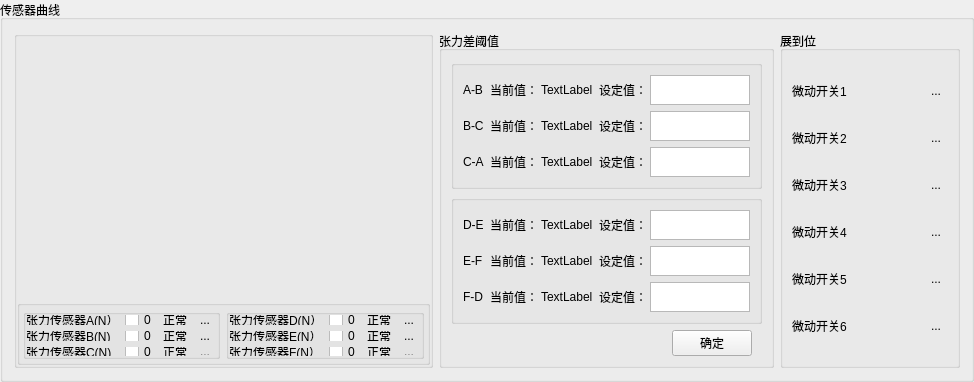
    <widget class="QGroupBox" name="groupBox_4">
     <property name="sizePolicy">
      <sizepolicy hsizetype="Expanding" vsizetype="Expanding">
       <horstretch>0</horstretch>
       <verstretch>0</verstretch>
      </sizepolicy>
     </property>
     <property name="maximumSize">
      <size>
       <width>16777215</width>
       <height>16777215</height>
      </size>
     </property>
     <property name="title">
      <string>传感器曲线</string>
     </property>
     <layout class="QHBoxLayout" name="horizontalLayout_3">
      <item>
       <widget class="QGroupBox" name="groupBox_7">
        <property name="title">
         <string/>
        </property>
        <layout class="QVBoxLayout" name="verticalLayout">
         <property name="leftMargin">
          <number>0</number>
         </property>
         <property name="topMargin">
          <number>0</number>
         </property>
         <property name="rightMargin">
          <number>0</number>
         </property>
         <property name="bottomMargin">
          <number>0</number>
         </property>
         <item>
          <widget class="QtCharts::QChartView" name="SensorGraphChartView" native="true"/>
         </item>
         <item>
          <widget class="QGroupBox" name="groupBox_5">
           <property name="maximumSize">
            <size>
             <width>16777215</width>
             <height>65</height>
            </size>
           </property>
           <property name="title">
            <string/>
           </property>
           <layout class="QHBoxLayout" name="horizontalLayout_4">
            <property name="leftMargin">
             <number>3</number>
            </property>
            <property name="topMargin">
             <number>3</number>
            </property>
            <property name="rightMargin">
             <number>3</number>
            </property>
            <property name="bottomMargin">
             <number>3</number>
            </property>
            <item>
             <widget class="QGroupBox" name="groupBox_11">
              <property name="title">
               <string/>
              </property>
              <layout class="QGridLayout" name="gridLayout">
               <property name="leftMargin">
                <number>0</number>
               </property>
               <property name="topMargin">
                <number>0</number>
               </property>
               <property name="rightMargin">
                <number>0</number>
               </property>
               <property name="bottomMargin">
                <number>0</number>
               </property>
               <property name="spacing">
                <number>6</number>
               </property>
               <item row="0" column="0">
                <widget class="QLabel" name="label_19">
                 <property name="text">
                  <string>张力传感器A(N）</string>
                 </property>
                </widget>
               </item>
               <item row="0" column="1">
                <widget class="QCheckBox" name="FAcheckBox">
                 <property name="text">
                  <string>0</string>
                 </property>
                </widget>
               </item>
               <item row="0" column="2">
                <widget class="QLabel" name="label_22">
                 <property name="text">
                  <string>正常</string>
                 </property>
                </widget>
               </item>
               <item row="0" column="3">
                <widget class="QToolButton" name="toolButton">
                 <property name="text">
                  <string>...</string>
                 </property>
                 <property name="icon">
                  <iconset resource="../Image/image.qrc">
                   <normaloff>:/green.png</normaloff>:/green.png</iconset>
                 </property>
                 <property name="iconSize">
                  <size>
                   <width>10</width>
                   <height>10</height>
                  </size>
                 </property>
                 <property name="autoRaise">
                  <bool>true</bool>
                 </property>
                </widget>
               </item>
               <item row="1" column="0">
                <widget class="QLabel" name="label_20">
                 <property name="text">
                  <string>张力传感器B(N)</string>
                 </property>
                </widget>
               </item>
               <item row="1" column="1">
                <widget class="QCheckBox" name="FBcheckBox">
                 <property name="text">
                  <string>0</string>
                 </property>
                </widget>
               </item>
               <item row="1" column="2">
                <widget class="QLabel" name="label_23">
                 <property name="text">
                  <string>正常</string>
                 </property>
                </widget>
               </item>
               <item row="1" column="3">
                <widget class="QToolButton" name="toolButton_2">
                 <property name="text">
                  <string>...</string>
                 </property>
                 <property name="icon">
                  <iconset resource="../Image/image.qrc">
                   <normaloff>:/green.png</normaloff>:/green.png</iconset>
                 </property>
                 <property name="iconSize">
                  <size>
                   <width>10</width>
                   <height>10</height>
                  </size>
                 </property>
                 <property name="autoRaise">
                  <bool>true</bool>
                 </property>
                </widget>
               </item>
               <item row="2" column="0">
                <widget class="QLabel" name="label_21">
                 <property name="text">
                  <string>张力传感器C(N)</string>
                 </property>
                </widget>
               </item>
               <item row="2" column="1">
                <widget class="QCheckBox" name="FCcheckBox">
                 <property name="text">
                  <string>0</string>
                 </property>
                </widget>
               </item>
               <item row="2" column="2">
                <widget class="QLabel" name="label_24">
                 <property name="text">
                  <string>正常</string>
                 </property>
                </widget>
               </item>
               <item row="2" column="3">
                <widget class="QToolButton" name="toolButton_3">
                 <property name="text">
                  <string>...</string>
                 </property>
                 <property name="icon">
                  <iconset resource="../Image/image.qrc">
                   <normaloff>:/green.png</normaloff>:/green.png</iconset>
                 </property>
                 <property name="iconSize">
                  <size>
                   <width>10</width>
                   <height>10</height>
                  </size>
                 </property>
                 <property name="autoRaise">
                  <bool>true</bool>
                 </property>
                </widget>
               </item>
              </layout>
             </widget>
            </item>
            <item>
             <widget class="QGroupBox" name="groupBox_12">
              <property name="title">
               <string/>
              </property>
              <layout class="QGridLayout" name="gridLayout_10">
               <property name="leftMargin">
                <number>0</number>
               </property>
               <property name="topMargin">
                <number>0</number>
               </property>
               <property name="rightMargin">
                <number>0</number>
               </property>
               <property name="bottomMargin">
                <number>0</number>
               </property>
               <item row="0" column="0">
                <widget class="QLabel" name="label_32">
                 <property name="text">
                  <string>张力传感器D(N）</string>
                 </property>
                </widget>
               </item>
               <item row="0" column="1">
                <widget class="QCheckBox" name="FDcheckBox">
                 <property name="text">
                  <string>0</string>
                 </property>
                </widget>
               </item>
               <item row="0" column="2">
                <widget class="QLabel" name="label_31">
                 <property name="text">
                  <string>正常</string>
                 </property>
                </widget>
               </item>
               <item row="0" column="3">
                <widget class="QToolButton" name="toolButton_4">
                 <property name="text">
                  <string>...</string>
                 </property>
                 <property name="icon">
                  <iconset resource="../Image/image.qrc">
                   <normaloff>:/green.png</normaloff>:/green.png</iconset>
                 </property>
                 <property name="iconSize">
                  <size>
                   <width>10</width>
                   <height>10</height>
                  </size>
                 </property>
                 <property name="autoRaise">
                  <bool>true</bool>
                 </property>
                </widget>
               </item>
               <item row="1" column="0">
                <widget class="QLabel" name="label_34">
                 <property name="text">
                  <string>张力传感器E(N）</string>
                 </property>
                </widget>
               </item>
               <item row="1" column="1">
                <widget class="QCheckBox" name="FEcheckBox">
                 <property name="text">
                  <string>0</string>
                 </property>
                </widget>
               </item>
               <item row="1" column="2">
                <widget class="QLabel" name="label_33">
                 <property name="text">
                  <string>正常</string>
                 </property>
                </widget>
               </item>
               <item row="1" column="3">
                <widget class="QToolButton" name="toolButton_5">
                 <property name="text">
                  <string>...</string>
                 </property>
                 <property name="icon">
                  <iconset resource="../Image/image.qrc">
                   <normaloff>:/green.png</normaloff>:/green.png</iconset>
                 </property>
                 <property name="iconSize">
                  <size>
                   <width>10</width>
                   <height>10</height>
                  </size>
                 </property>
                 <property name="autoRaise">
                  <bool>true</bool>
                 </property>
                </widget>
               </item>
               <item row="2" column="0">
                <widget class="QLabel" name="label_36">
                 <property name="text">
                  <string>张力传感器F(N）</string>
                 </property>
                </widget>
               </item>
               <item row="2" column="1">
                <widget class="QCheckBox" name="FFcheckBox">
                 <property name="text">
                  <string>0</string>
                 </property>
                </widget>
               </item>
               <item row="2" column="2">
                <widget class="QLabel" name="label_35">
                 <property name="text">
                  <string>正常</string>
                 </property>
                </widget>
               </item>
               <item row="2" column="3">
                <widget class="QToolButton" name="toolButton_6">
                 <property name="text">
                  <string>...</string>
                 </property>
                 <property name="icon">
                  <iconset resource="../Image/image.qrc">
                   <normaloff>:/green.png</normaloff>:/green.png</iconset>
                 </property>
                 <property name="iconSize">
                  <size>
                   <width>10</width>
                   <height>10</height>
                  </size>
                 </property>
                 <property name="autoRaise">
                  <bool>true</bool>
                 </property>
                </widget>
               </item>
              </layout>
             </widget>
            </item>
           </layout>
          </widget>
         </item>
        </layout>
       </widget>
      </item>
      <item>
       <widget class="QGroupBox" name="groupBox_13">
        <property name="minimumSize">
         <size>
          <width>180</width>
          <height>0</height>
         </size>
        </property>
        <property name="maximumSize">
         <size>
          <width>380</width>
          <height>16777215</height>
         </size>
        </property>
        <property name="title">
         <string>张力差阈值</string>
        </property>
        <layout class="QVBoxLayout" name="verticalLayout_4">
         <item>
          <widget class="QGroupBox" name="groupBox_14">
           <property name="title">
            <string/>
           </property>
           <layout class="QGridLayout" name="gridLayout_11">
            <item row="0" column="4" rowspan="2">
             <widget class="QTextEdit" name="SetABtext">
              <property name="maximumSize">
               <size>
                <width>100</width>
                <height>30</height>
               </size>
              </property>
              <property name="html">
               <string>&lt;!DOCTYPE HTML PUBLIC &quot;-//W3C//DTD HTML 4.0//EN&quot; &quot;http://www.w3.org/TR/REC-html40/strict.dtd&quot;&gt;
&lt;html&gt;&lt;head&gt;&lt;meta name=&quot;qrichtext&quot; content=&quot;1&quot; /&gt;&lt;style type=&quot;text/css&quot;&gt;
p, li { white-space: pre-wrap; }
&lt;/style&gt;&lt;/head&gt;&lt;body style=&quot; font-family:'SimSun'; font-size:9pt; font-weight:400; font-style:normal;&quot;&gt;
&lt;p style=&quot;-qt-paragraph-type:empty; margin-top:0px; margin-bottom:0px; margin-left:0px; margin-right:0px; -qt-block-indent:0; text-indent:0px; font-family:'Microsoft YaHei UI';&quot;&gt;&lt;br /&gt;&lt;/p&gt;&lt;/body&gt;&lt;/html&gt;</string>
              </property>
             </widget>
            </item>
            <item row="2" column="0">
             <widget class="QLabel" name="label_56">
              <property name="maximumSize">
               <size>
                <width>45</width>
                <height>16777215</height>
               </size>
              </property>
              <property name="text">
               <string>B-C</string>
              </property>
             </widget>
            </item>
            <item row="2" column="2">
             <widget class="QLabel" name="CurBC">
              <property name="text">
               <string>TextLabel</string>
              </property>
             </widget>
            </item>
            <item row="2" column="3">
             <widget class="QLabel" name="label_65">
              <property name="maximumSize">
               <size>
                <width>45</width>
                <height>16777215</height>
               </size>
              </property>
              <property name="text">
               <string>设定值：</string>
              </property>
             </widget>
            </item>
            <item row="2" column="4">
             <widget class="QTextEdit" name="SetBCtext">
              <property name="maximumSize">
               <size>
                <width>100</width>
                <height>30</height>
               </size>
              </property>
             </widget>
            </item>
            <item row="3" column="0">
             <widget class="QLabel" name="label_57">
              <property name="maximumSize">
               <size>
                <width>45</width>
                <height>16777215</height>
               </size>
              </property>
              <property name="text">
               <string>C-A</string>
              </property>
             </widget>
            </item>
            <item row="3" column="1">
             <widget class="QLabel" name="label_63">
              <property name="maximumSize">
               <size>
                <width>45</width>
                <height>16777215</height>
               </size>
              </property>
              <property name="text">
               <string>当前值：</string>
              </property>
             </widget>
            </item>
            <item row="3" column="2">
             <widget class="QLabel" name="CurCA">
              <property name="text">
               <string>TextLabel</string>
              </property>
             </widget>
            </item>
            <item row="3" column="3">
             <widget class="QLabel" name="label_66">
              <property name="maximumSize">
               <size>
                <width>45</width>
                <height>16777215</height>
               </size>
              </property>
              <property name="text">
               <string>设定值：</string>
              </property>
             </widget>
            </item>
            <item row="3" column="4">
             <widget class="QTextEdit" name="SetCAtext">
              <property name="maximumSize">
               <size>
                <width>100</width>
                <height>30</height>
               </size>
              </property>
             </widget>
            </item>
            <item row="0" column="2" rowspan="2">
             <widget class="QLabel" name="CurAB">
              <property name="text">
               <string>TextLabel</string>
              </property>
             </widget>
            </item>
            <item row="2" column="1">
             <widget class="QLabel" name="label_62">
              <property name="maximumSize">
               <size>
                <width>45</width>
                <height>16777215</height>
               </size>
              </property>
              <property name="text">
               <string>当前值：</string>
              </property>
             </widget>
            </item>
            <item row="0" column="1" rowspan="2">
             <widget class="QLabel" name="label_61">
              <property name="maximumSize">
               <size>
                <width>45</width>
                <height>16777215</height>
               </size>
              </property>
              <property name="text">
               <string>当前值：</string>
              </property>
             </widget>
            </item>
            <item row="0" column="0" rowspan="2">
             <widget class="QLabel" name="label_55">
              <property name="maximumSize">
               <size>
                <width>45</width>
                <height>16777215</height>
               </size>
              </property>
              <property name="text">
               <string>A-B</string>
              </property>
             </widget>
            </item>
            <item row="0" column="3" rowspan="2">
             <widget class="QLabel" name="label_64">
              <property name="maximumSize">
               <size>
                <width>45</width>
                <height>16777215</height>
               </size>
              </property>
              <property name="text">
               <string>设定值：</string>
              </property>
             </widget>
            </item>
           </layout>
          </widget>
         </item>
         <item>
          <widget class="QGroupBox" name="groupBox_15">
           <property name="title">
            <string/>
           </property>
           <layout class="QGridLayout" name="gridLayout_16">
            <item row="0" column="0">
             <widget class="QLabel" name="label_58">
              <property name="maximumSize">
               <size>
                <width>45</width>
                <height>16777215</height>
               </size>
              </property>
              <property name="text">
               <string>D-E</string>
              </property>
             </widget>
            </item>
            <item row="0" column="1">
             <widget class="QLabel" name="label_67">
              <property name="maximumSize">
               <size>
                <width>45</width>
                <height>16777215</height>
               </size>
              </property>
              <property name="text">
               <string>当前值：</string>
              </property>
             </widget>
            </item>
            <item row="0" column="2">
             <widget class="QLabel" name="CurDE">
              <property name="text">
               <string>TextLabel</string>
              </property>
             </widget>
            </item>
            <item row="0" column="3">
             <widget class="QLabel" name="label_70">
              <property name="maximumSize">
               <size>
                <width>45</width>
                <height>16777215</height>
               </size>
              </property>
              <property name="text">
               <string>设定值：</string>
              </property>
             </widget>
            </item>
            <item row="0" column="4">
             <widget class="QTextEdit" name="SetDEtext">
              <property name="maximumSize">
               <size>
                <width>100</width>
                <height>30</height>
               </size>
              </property>
             </widget>
            </item>
            <item row="1" column="3" rowspan="2">
             <widget class="QLabel" name="label_71">
              <property name="maximumSize">
               <size>
                <width>45</width>
                <height>16777215</height>
               </size>
              </property>
              <property name="text">
               <string>设定值：</string>
              </property>
             </widget>
            </item>
            <item row="1" column="4" rowspan="2">
             <widget class="QTextEdit" name="SetEFtext">
              <property name="maximumSize">
               <size>
                <width>100</width>
                <height>30</height>
               </size>
              </property>
             </widget>
            </item>
            <item row="3" column="0">
             <widget class="QLabel" name="label_60">
              <property name="maximumSize">
               <size>
                <width>45</width>
                <height>16777215</height>
               </size>
              </property>
              <property name="text">
               <string>F-D</string>
              </property>
             </widget>
            </item>
            <item row="3" column="2">
             <widget class="QLabel" name="CurFD">
              <property name="text">
               <string>TextLabel</string>
              </property>
             </widget>
            </item>
            <item row="3" column="3">
             <widget class="QLabel" name="label_72">
              <property name="maximumSize">
               <size>
                <width>45</width>
                <height>16777215</height>
               </size>
              </property>
              <property name="text">
               <string>设定值：</string>
              </property>
             </widget>
            </item>
            <item row="3" column="4">
             <widget class="QTextEdit" name="SetFDtext">
              <property name="maximumSize">
               <size>
                <width>100</width>
                <height>30</height>
               </size>
              </property>
             </widget>
            </item>
            <item row="1" column="0" rowspan="2">
             <widget class="QLabel" name="label_59">
              <property name="maximumSize">
               <size>
                <width>45</width>
                <height>16777215</height>
               </size>
              </property>
              <property name="text">
               <string>E-F</string>
              </property>
             </widget>
            </item>
            <item row="3" column="1">
             <widget class="QLabel" name="label_69">
              <property name="maximumSize">
               <size>
                <width>45</width>
                <height>16777215</height>
               </size>
              </property>
              <property name="text">
               <string>当前值：</string>
              </property>
             </widget>
            </item>
            <item row="1" column="1" rowspan="2">
             <widget class="QLabel" name="label_68">
              <property name="maximumSize">
               <size>
                <width>45</width>
                <height>16777215</height>
               </size>
              </property>
              <property name="text">
               <string>当前值：</string>
              </property>
             </widget>
            </item>
            <item row="1" column="2" rowspan="2">
             <widget class="QLabel" name="CurEF">
              <property name="text">
               <string>TextLabel</string>
              </property>
             </widget>
            </item>
           </layout>
          </widget>
         </item>
         <item>
          <layout class="QHBoxLayout" name="horizontalLayout_5">
           <property name="rightMargin">
            <number>10</number>
           </property>
           <item>
            <spacer name="horizontalSpacer">
             <property name="orientation">
              <enum>Qt::Horizontal</enum>
             </property>
             <property name="sizeHint" stdset="0">
              <size>
               <width>40</width>
               <height>20</height>
              </size>
             </property>
            </spacer>
           </item>
           <item>
            <widget class="QPushButton" name="pushButton">
             <property name="maximumSize">
              <size>
               <width>90</width>
               <height>16777215</height>
              </size>
             </property>
             <property name="text">
              <string>确定</string>
             </property>
            </widget>
           </item>
          </layout>
         </item>
        </layout>
       </widget>
      </item>
      <item>
       <widget class="QGroupBox" name="groupBox_10">
        <property name="minimumSize">
         <size>
          <width>180</width>
          <height>0</height>
         </size>
        </property>
        <property name="maximumSize">
         <size>
          <width>380</width>
          <height>16777215</height>
         </size>
        </property>
        <property name="title">
         <string>展到位</string>
        </property>
        <layout class="QGridLayout" name="gridLayout_5">
         <item row="4" column="1">
          <widget class="QToolButton" name="LevelButton5">
           <property name="text">
            <string>...</string>
           </property>
           <property name="icon">
            <iconset resource="../Image/image.qrc">
             <normaloff>:/green.png</normaloff>:/green.png</iconset>
           </property>
           <property name="iconSize">
            <size>
             <width>10</width>
             <height>10</height>
            </size>
           </property>
           <property name="autoRaise">
            <bool>true</bool>
           </property>
          </widget>
         </item>
         <item row="2" column="0">
          <widget class="QLabel" name="label_51">
           <property name="text">
            <string>微动开关3</string>
           </property>
          </widget>
         </item>
         <item row="2" column="1">
          <widget class="QToolButton" name="LevelButton3">
           <property name="text">
            <string>...</string>
           </property>
           <property name="icon">
            <iconset resource="../Image/image.qrc">
             <normaloff>:/green.png</normaloff>:/green.png</iconset>
           </property>
           <property name="iconSize">
            <size>
             <width>10</width>
             <height>10</height>
            </size>
           </property>
           <property name="autoRaise">
            <bool>true</bool>
           </property>
          </widget>
         </item>
         <item row="4" column="0">
          <widget class="QLabel" name="label_53">
           <property name="text">
            <string>微动开关5</string>
           </property>
          </widget>
         </item>
         <item row="3" column="0">
          <widget class="QLabel" name="label_52">
           <property name="text">
            <string>微动开关4</string>
           </property>
          </widget>
         </item>
         <item row="5" column="0">
          <widget class="QLabel" name="label_54">
           <property name="text">
            <string>微动开关6</string>
           </property>
          </widget>
         </item>
         <item row="0" column="1">
          <widget class="QToolButton" name="LevelButton1">
           <property name="text">
            <string>...</string>
           </property>
           <property name="icon">
            <iconset resource="../Image/image.qrc">
             <normaloff>:/green.png</normaloff>:/green.png</iconset>
           </property>
           <property name="iconSize">
            <size>
             <width>10</width>
             <height>10</height>
            </size>
           </property>
           <property name="autoRaise">
            <bool>true</bool>
           </property>
          </widget>
         </item>
         <item row="5" column="1">
          <widget class="QToolButton" name="LevelButton6">
           <property name="text">
            <string>...</string>
           </property>
           <property name="icon">
            <iconset resource="../Image/image.qrc">
             <normaloff>:/green.png</normaloff>:/green.png</iconset>
           </property>
           <property name="iconSize">
            <size>
             <width>10</width>
             <height>10</height>
            </size>
           </property>
           <property name="autoRaise">
            <bool>true</bool>
           </property>
          </widget>
         </item>
         <item row="1" column="1">
          <widget class="QToolButton" name="LevelButton2">
           <property name="text">
            <string>...</string>
           </property>
           <property name="icon">
            <iconset resource="../Image/image.qrc">
             <normaloff>:/green.png</normaloff>:/green.png</iconset>
           </property>
           <property name="iconSize">
            <size>
             <width>10</width>
             <height>10</height>
            </size>
           </property>
           <property name="autoRaise">
            <bool>true</bool>
           </property>
          </widget>
         </item>
         <item row="1" column="0">
          <widget class="QLabel" name="label_50">
           <property name="text">
            <string>微动开关2</string>
           </property>
          </widget>
         </item>
         <item row="3" column="1">
          <widget class="QToolButton" name="LevelButton4">
           <property name="text">
            <string>...</string>
           </property>
           <property name="icon">
            <iconset resource="../Image/image.qrc">
             <normaloff>:/green.png</normaloff>:/green.png</iconset>
           </property>
           <property name="iconSize">
            <size>
             <width>10</width>
             <height>10</height>
            </size>
           </property>
           <property name="autoRaise">
            <bool>true</bool>
           </property>
          </widget>
         </item>
         <item row="0" column="0">
          <widget class="QLabel" name="label_49">
           <property name="text">
            <string>微动开关1</string>
           </property>
          </widget>
         </item>
        </layout>
       </widget>
      </item>
     </layout>
    </widget>
